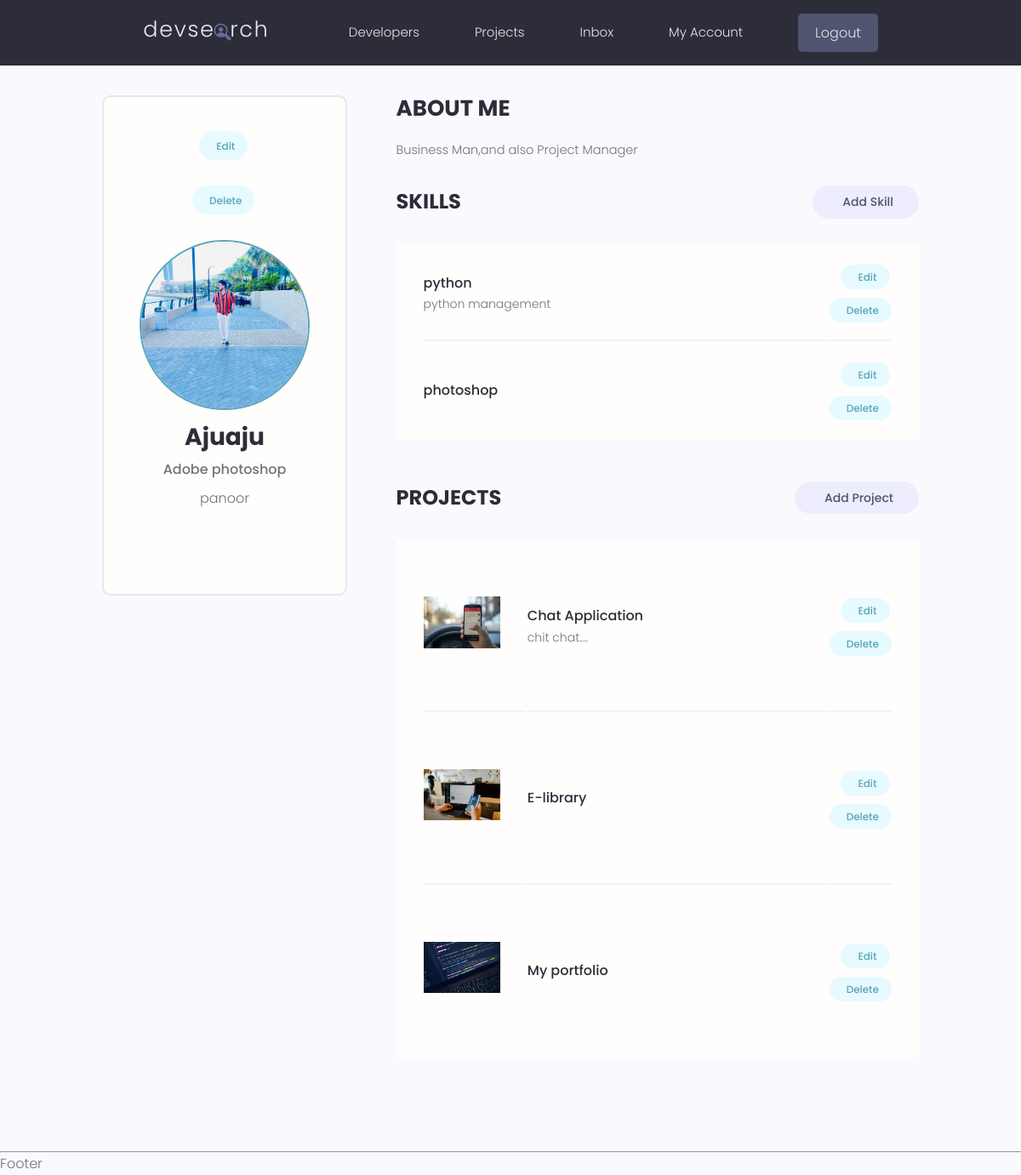
Screenshot of /account/ (signed in) with the database file from the repository.
### Users/models.py (models this page shows, shortened)
class Profile(models.Model):
    user = models.OneToOneField(User,on_delete=models.CASCADE,null=True,blank=True)
    name = models.CharField(max_length=200,null=True,blank=True)
    username = models.CharField(max_length=200,null=True,blank=True)
    location = models.CharField(max_length=200,null=True,blank=True)
    email =models.EmailField(null=True,blank=True)
    short_intro = models.CharField(max_length=1000,null=True,blank=True)
    bio = models.TextField(null=True,blank=True)
    profile_image = models.ImageField(upload_to='profiles/',null=True,blank=True,default='profiles/user.png')
    social_github = models.CharField(max_length=2000,null=True,blank=True)
    social_twitter = models.CharField(max_length=2000,null=True,blank=True)
    social_youtube = models.CharField(max_length=2000,null=True,blank=True)
    social_linkedin = models.CharField(max_length=2000,null=True,blank=True)
    social_website = models.CharField(max_length=2000,null=True,blank=True)

class Skill(models.Model):
    owner =models.ForeignKey(Profile,on_delete=models.CASCADE,null=True,blank=True)
    name = models.CharField(max_length=200,null=True,blank=True)
    description = models.TextField(null=True,blank=True)
    created = models.DateTimeField(auto_now_add=True)

### project/models.py (models this page shows, shortened)
class Project(models.Model):
    owner = models.ForeignKey(Profile,on_delete=models.SET_NULL,null=True,blank=True)
    title = models.CharField(max_length=200)
    image = models.ImageField(upload_to='photos/',null=True,blank=True,default="photos/default.jpg")
    description =models.TextField(null=True,blank=True)
    demo_link = models.CharField(max_length=2000,null=True,blank=True)
    source_link =models.CharField(max_length=2000,null=True,blank=True)
    tags = models.ManyToManyField('Tag',blank=True)
    created = models.DateTimeField(auto_now_add=True)
    published = models.DateTimeField(default=timezone.now)
    vote_total = models.IntegerField(default=0,null=True,blank=True)
    vote_ratio = models.IntegerField(default=0,null=True,blank=True)

### Users/views.py (the view)
# urls.py: path('account/',views.userAccount,name='account'),
def userAccount(request):
    profile = request.user.profile
    context ={
        'profile':profile,
    }
    return render(request,'users/account.html',context)

### Users/templates/users/account.html (shortened to what this page needs)
{% extends 'main.html' %}
{% block content %}
<main class="settingsPage profile my-md">
    <div class="container">
      <div class="layout">
        <div class="column column--1of3">
          <div class="card text-center">
            <div class="card__body dev">
              <a class="tag tag--pill tag--main settings__btn" href="{% url 'Users:edit-account' %}"> Edit</a>
              <br>
              <a class="tag tag--pill tag--main settings__btn" href="{% url 'Users:delete-account' %}?next=/account/"> Delete</a>
              <img class="avatar avatar--xl dev__avatar" src="{{profile.profile_image.url}}" />
              <h2 class="dev__name">{{profile.name}}</h2>
              <p class="dev__title">{{profile.short_intro | slice:"50"}}</p>
              <p class="dev__location">{{profile.location}}</p>
            </div>
          </div>
        </div>
        <div class="column column--2of3">
          <div class="devInfo">
            <h3 class="devInfo__title">About Me</h3>
            <p class="devInfo__about">
              {{profile.bio}}
            </p>
          </div>
          <div class="settings">
            <h3 class="settings__title">Skills</h3>
            <a class="tag tag--pill tag--sub settings__btn tag--lg" href="{% url 'Users:create-skill' %}"> Add Skill</a>
          </div>
          <table class="settings__table">
            {% for skills in profile.skill_set.all %}
            <tr>
              <td class="settings__tableInfo">
                <h4>{{skills.name}}</h4>
                <p>
                 {{skills.description}}
                </p>
              </td>
              <td class="settings__tableActions">
                <a class="tag tag--pill tag--main settings__btn" href="{% url 'Users:update-skill' skills.id  %}"> Edit</a>
                <a class="tag tag--pill tag--main settings__btn" href="{% url 'Users:delete-skill' skills.id %}?next=/account/">
                  Delete</a>
              </td>
            </tr>
            {% endfor %}
          </table>
          <div class="settings">
            <h3 class="settings__title">Projects</h3>
            <a class="tag tag--pill tag--sub settings__btn tag--lg" href="{% url 'project:create-project' %}"> Add Project</a>
          </div>
          <table class="settings__table">
            {% for project in profile.project_set.all %}
            <tr>
              <td class="settings__thumbnail">
                <a href="{% url 'project:project' project.id %}"><img src="{{project.image.url}}" alt="Project Thumbnail" /></a>
              </td>
              <td class="settings__tableInfo">
                <a href="{% url 'project:project' project.id %}">{{project.title}}</a>
                <p>
                  {{project.description}}
                </p>
              </td>
              <td class="settings__tableActions">
                <a class="tag tag--pill tag--main settings__btn" href="{% url 'project:update-project' project.id %}"> Edit</a>
                <a class="tag tag--pill tag--main settings__btn" href="{% url 'project:delete-project' project.id %}?next=/account/">
                  Delete</a>
              </td>
            </tr>
            {% endfor %}
          </table>
        </div>
      </div>
    </div>
  </main>
{% endblock %}

### static/styles/app.css (style rules this page uses)
:root { --color-sub: #2d2d39; }
.card { border: 2px solid var(--color-light); }
img { width: 100%; }
.profile .card > .dev { padding: 4rem; }
.dev__avatar { display: block; margin: auto; }
.dev__name { color: var(--color-sub); font-size: 2.8rem; font-weight: 700; margin-top: 1rem; margin-bottom: 0.5rem; }
.dev__title { font-size: 1.6rem; font-weight: 500; line-height: 1.3; }
.dev__location { margin-top: 1rem; }
.devInfo { margin-bottom: 3rem; }
.devInfo__title, .devInfo__subtitle { font-size: 2.6rem; color: var(--color-sub); text-transform: uppercase; font-weight: 700; margin-bottom: 1.5rem; }
.devInfo__about, .devSkill__info { font-size: 1.45rem; line-height: 1.7; text-align: justify; }
.settingsPage .dev > .settings__btn { display: inline-block; margin-bottom: 3rem; }
.settings { display: flex; justify-content: space-between; align-items: center; }
.settings__title { font-size: 2.4rem; text-transform: uppercase; font-weight: 700; color: var(--color-sub); }
.settings__table { margin-top: 3rem; margin-bottom: 5rem; padding: 0 3rem; background: var(--color-white); }
.settings__table tr { width: 100%; }
.settings__table tr > td { padding: 2rem 0; }
.settings__table tr:not(:last-child) td { border-bottom: 2px solid var(--color-white-light); }
.settings__thumbnail { width: 23%; min-width: 10rem; }
.settings__thumbnail img { padding-right: 3rem; height: 15rem; object-fit: contain; }
.settings__tableInfo { width: 100%; }
.settings__tableInfo h4, .settings__tableInfo a { padding-right: 1rem; width: auto; font-size: 1.6rem; font-weight: 500; color: var(--color-sub); }
.settings__tableInfo p { font-size: 1.4rem; }
.settings__tableActions { text-align: right; }

### static/uikit/styles/modules/_variables.css (style rules this page uses)
:root { --color-main: #5aa5b9; --color-main-light: #e6faff; --color-sub: #3f4156; --color-sub-light: #51546e; --color-sub-lighter: #ededfd; --color-text: #737373; --color-gray: #8b8b8b; --color-light: #e5e7eb; --color-light-gray: #767676; --color-bg: #f8fafd; --color-white: #fffefd; --color-white-light: #f3f3f3; --color-success: #359e64; --color-success-bg: #def8e8; --color-error: #fc4b0b; --color-error-bg: #fff2ee; --font-base: 'Poppins', arial, helvetica, 'Segoe UI', roboto, ubuntu, sans-serif; --font-monospace: 'Fira Code', 'Courier New', courier, monospace; --font-regular: 300; --font-medium: 500; --font-bold: 700; --generic-shadow: 1px 1px 5px #00000010; --generic-transition: all 0.3s ease-in-out; }

### static/uikit/styles/modules/_base.css (style rules this page uses)
* { margin: 0; padding: 0; box-sizing: border-box; text-rendering: optimizeLegibility; color: inherit; font-size: inherit; }
html { font-size: 50%; }
@media only screen and (min-width: 480px) { html { font-size: 56.25%; } }
@media only screen and (min-width: 1200px) { html { font-size: 62.5%; } }
body { line-height: 1.6; font-weight: 400; font-size: 1.5rem; color: var(--color-text); background-color: var(--color-bg); min-height: 100vh; }

### static/uikit/styles/modules/_typography.css (style rules this page uses)
* { font-family: var(--font-base); }
h2 { font-size: 3.6rem; font-weight: var(--font-bold); }
h3 { font-size: 3.2rem; font-weight: var(--font-medium); }
h4 { font-size: 2.8rem; font-weight: var(--font-medium); }
p, span, strong { font-size: 1.6rem; color: var(--color-text); font-weight: var(--font-regular); }
a { padding-bottom: 2px; text-decoration: none; display: inline-block; color: var(--color-main); font-weight: var(--font-medium); }

### static/uikit/styles/modules/_utilities.css (style rules this page uses)
.container { width: 92%; max-width: 165rem; margin: 0 auto; box-sizing: border-box; }
@media screen and (min-width: 1000px) { .container { width: 90%; } }
@media screen and (min-width: 1200px) { .container { width: 80%; } }
.text-center { text-align: center; }
.my-md { margin: 3rem auto; }

### static/uikit/styles/modules/_avatar.css (style rules this page uses)
.avatar { border-radius: 50%; border: 2px solid var(--color-main); object-fit: cover; }
.avatar--xl { height: 20rem; width: 20rem; }

### static/uikit/styles/modules/_card.css (style rules this page uses)
.card { border-radius: 1rem; background-color: var(--color-white); border: 1.5px solid var(--color-light); width: auto; height: auto; margin-top: 0.5rem; margin-bottom: 0.5rem; overflow: hidden; }
.card__body, .card__header { padding: 2rem 2.5rem; }

### static/uikit/styles/modules/_layout.css (style rules this page uses)
.layout { display: flex; flex-flow: row wrap; justify-content: space-between; }
.layout > .column { margin-bottom: 3rem; }
.layout > .column.column--1of3 { flex-basis: 30%; }
.layout > .column.column--2of3 { flex-basis: 64%; }

### rows the page displays
Profile: profile_image (picture), name "Ajuaju", short_intro "Adobe photoshop", location "panoor", bio "Business Man,and also Project Manager"
Skill: name "python", description "python management"
Skill: name "photoshop"
Project: image (picture), title "Chat Application", description "chit chat...."
Project: image (picture), title "E-library"
Project: image (picture), title "My portfolio"
